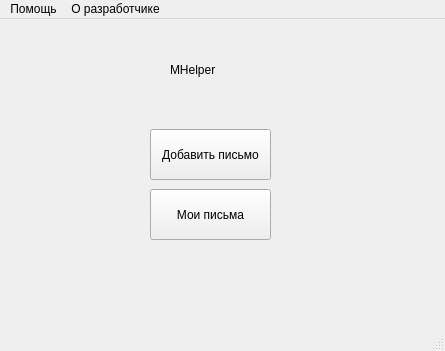
<?xml version="1.0" encoding="UTF-8"?>
<ui version="4.0">
 <class>MainWindow</class>
 <widget class="QMainWindow" name="MainWindow">
  <property name="geometry">
   <rect>
    <x>0</x>
    <y>0</y>
    <width>445</width>
    <height>351</height>
   </rect>
  </property>
  <property name="windowTitle">
   <string>Основное окно</string>
  </property>
  <widget class="QWidget" name="centralwidget">
   <widget class="QLabel" name="label">
    <property name="geometry">
     <rect>
      <x>170</x>
      <y>20</y>
      <width>191</width>
      <height>61</height>
     </rect>
    </property>
    <property name="text">
     <string>MHelper</string>
    </property>
   </widget>
   <widget class="QPushButton" name="pushButton">
    <property name="geometry">
     <rect>
      <x>150</x>
      <y>110</y>
      <width>121</width>
      <height>51</height>
     </rect>
    </property>
    <property name="text">
     <string>Добавить письмо</string>
    </property>
   </widget>
   <widget class="QPushButton" name="pushButton_2">
    <property name="geometry">
     <rect>
      <x>150</x>
      <y>170</y>
      <width>121</width>
      <height>51</height>
     </rect>
    </property>
    <property name="text">
     <string>Мои письма</string>
    </property>
   </widget>
  </widget>
  <widget class="QMenuBar" name="menubar">
   <property name="geometry">
    <rect>
     <x>0</x>
     <y>0</y>
     <width>445</width>
     <height>21</height>
    </rect>
   </property>
   <widget class="QMenu" name="menu">
    <property name="title">
     <string>О разработчике</string>
    </property>
   </widget>
   <widget class="QMenu" name="menu_2">
    <property name="title">
     <string>Помощь</string>
    </property>
   </widget>
   <addaction name="menu_2"/>
   <addaction name="menu"/>
  </widget>
  <widget class="QStatusBar" name="statusbar"/>
 </widget>
 <resources/>
 <connections/>
</ui>
